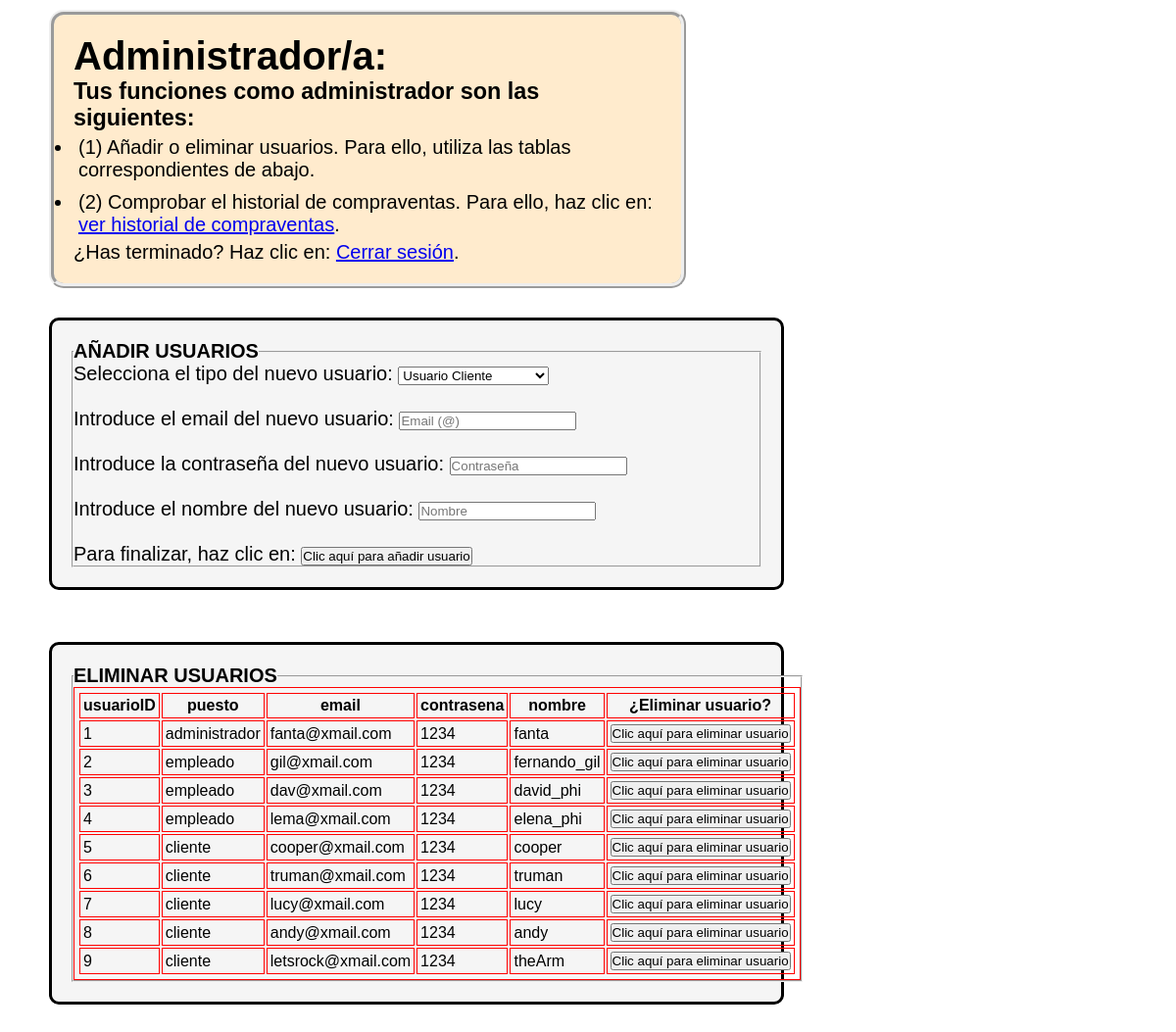
The page /log_administrador.php on the database its author committed.
### tables this page shows
CREATE TABLE `tablausuarios`(
  `usuarioID` int NOT NULL AUTO_INCREMENT, 
   
  `puesto` varchar(30) CHECK (`puesto`='administrador' OR `puesto`='empleado' OR `puesto`='cliente'), 
  `email` varchar(100),
  `contrasena` varchar(100),
  `nombre` varchar(30),
  PRIMARY KEY (`usuarioID`)
);

### log_administrador.php (the view, shortened to what this page needs)
<?php
   include 'conexionBDD.php';
?>
<html>
   <head>
      <link rel="stylesheet" href="bookline.css">
   </head>
   <body class="body_log_admin">
      <div class="div_titulo">
         <h1>Administrador/a: <?php echo $_SESSION['nombre_usuario']; ?> </h1>
         <h3> Tus funciones como administrador son las siguientes: </h3>
         <ul>
            <li><p> (1) Añadir o eliminar usuarios.
                     Para ello, utiliza las tablas correspondientes de abajo.</p></li>
            <li><p> (2) Comprobar el historial de compraventas.
                     Para ello, haz clic en: <a href = 'compra-ventas.php'> ver historial de compraventas</a>.</p></li>
         </ul>
         <p> ¿Has terminado? Haz clic en: <a href = 'logout.php'> Cerrar sesión</a>.</p>
      </div>
      <div class="tabla_usuarios">
         <form action="accion_administrador.php" method="POST">
               <fieldset>
                  <legend> <b><h4> AÑADIR USUARIOS </h4></b> </legend>
                  <label for="id_puesto">Selecciona el tipo del nuevo usuario:</label>
                  <select id="id_puesto" name="puesto" value="">
                     <option value="cliente"> Usuario Cliente </option>
                  </select>
                  <br><br>
                  <label for="id_email">Introduce el email del nuevo usuario:</label>
                  <input type="email" id="id_email" name="email" value="" placeholder="Email (@)">
                  <br><br>
                  <label for="id_contrasena">Introduce la contraseña del nuevo usuario:</label>
                  <input type="password" id="id_contrasena" name="contrasena" value= "" placeholder="Contraseña">
                  <br><br>
                  <label for="id_nombre">Introduce el nombre del nuevo usuario:</label>
                  <input type="text" id="id_nombre" name="nombre" value="" placeholder="Nombre">
                  <br><br>
                  <label for="id_submit">Para finalizar, haz clic en:</label>
                  <input type="submit" id="id_submit" name="anadir_usuario" value="Clic aquí para añadir usuario">
               </fieldset>
         </form>
      </div>
      <br>
      <?php
         echo "
         <div class='tabla_usuarios'>
            <fieldset>
               <legend> <b><h4> ELIMINAR USUARIOS </h4></b> </legend>
                  <table>\n
                  <tr>\n
                     <th>usuarioID</th>\n
                     <th>puesto</th>\n
                     <th>email</th>\n
                     <th>contrasena</th>\n
                     <th>nombre</th>\n
                     <th>¿Eliminar usuario?</th>\n
                  </tr>\n
            </fieldset>
         </div>";
         $comando_sql = "SELECT usuarioID, puesto, email, contrasena, nombre FROM tablausuarios";
         $ejecucion = mysqli_query($conexion, $comando_sql);
         while ($i = mysqli_fetch_assoc($ejecucion)) {
            echo "<tr>\n
                  <td>" . $i["usuarioID"] . "</td>\n
                  <td>" . $i["puesto"] . "</td>\n
                  <td>" . $i["email"] . "</td>\n
                  <td>" . $i["contrasena"] . "</td>\n
                  <td>" . $i["nombre"] . "</td>\n
                  <td><form action='accion_administrador.php' method='POST'>
                     <input type='hidden' name='usuarioID' value='" . $i["usuarioID"] . "'>
                     <input type='hidden' name='nombre' value='" . $i["nombre"] . "'>
                     <input type='hidden' name='puesto' value='" . $i["puesto"] . "'>
                     <input type='submit' name='eliminar_usuario' value='Clic aquí para eliminar usuario'></form></td>\n
                  </tr>";
         };
      ?>
   </body>
   </html>

### conexionBDD.php
<?php
		$servidor = "localhost";
		$usuario = "root";
		$password = "";
		$bbdd = "bddlibreria";
		$conexion = mysqli_connect($servidor, $usuario, $password, $bbdd);
		if (!$conexion) {
			die("<p>Error en la conexión con la Base de Datos: </p>" . mysqli_connect_error());
		}
		else {
			echo "<img src='imagenes/green_light.png' width='10' height='10'>";
			return $conexion;
		}

### bookline.css (style rules this page uses)
* { margin: 0; padding: 0; box-sizing: border-box; font-family: sans-serif; }
.div_titulo { background-color: blanchedalmond; border-style:ridge; border-radius:15px; border-width: 5px; padding: 20px; margin-left: 50px; margin-right: 500px; margin-bottom: 30px; }
.div_titulo ul li { padding: 5px; }
.body_log_admin { font-family: 'Garamond'; font-size:20px; background-image: url("imagenes/blue_clear.png"); border-radius: 10px; }
.tabla_usuarios { background-color: whitesmoke; border-style: solid; border-radius: 10px; padding: 20px; margin-left: 50px; margin-right: 400px; margin-bottom: 30px; }

### log_administrador.php (style rules this page uses)
table, th, td { border: 1px solid red; padding: 3px; }

### rows shown on the page
tablausuarios: usuarioID "1", puesto "administrador", email "fanta@xmail.com", contrasena "1234", nombre "fanta"
tablausuarios: usuarioID "2", puesto "empleado", email "gil@xmail.com", contrasena "1234", nombre "fernando_gil"
tablausuarios: usuarioID "3", puesto "empleado", email "dav@xmail.com", contrasena "1234", nombre "david_phi"
tablausuarios: usuarioID "4", puesto "empleado", email "lema@xmail.com", contrasena "1234", nombre "elena_phi"
tablausuarios: usuarioID "5", puesto "cliente", email "cooper@xmail.com", contrasena "1234", nombre "cooper"
tablausuarios: usuarioID "6", puesto "cliente", email "truman@xmail.com", contrasena "1234", nombre "truman"
tablausuarios: usuarioID "7", puesto "cliente", email "lucy@xmail.com", contrasena "1234", nombre "lucy"
tablausuarios: usuarioID "8", puesto "cliente", email "andy@xmail.com", contrasena "1234", nombre "andy"
tablausuarios: usuarioID "9", puesto "cliente", email "letsrock@xmail.com", contrasena "1234", nombre "theArm"
